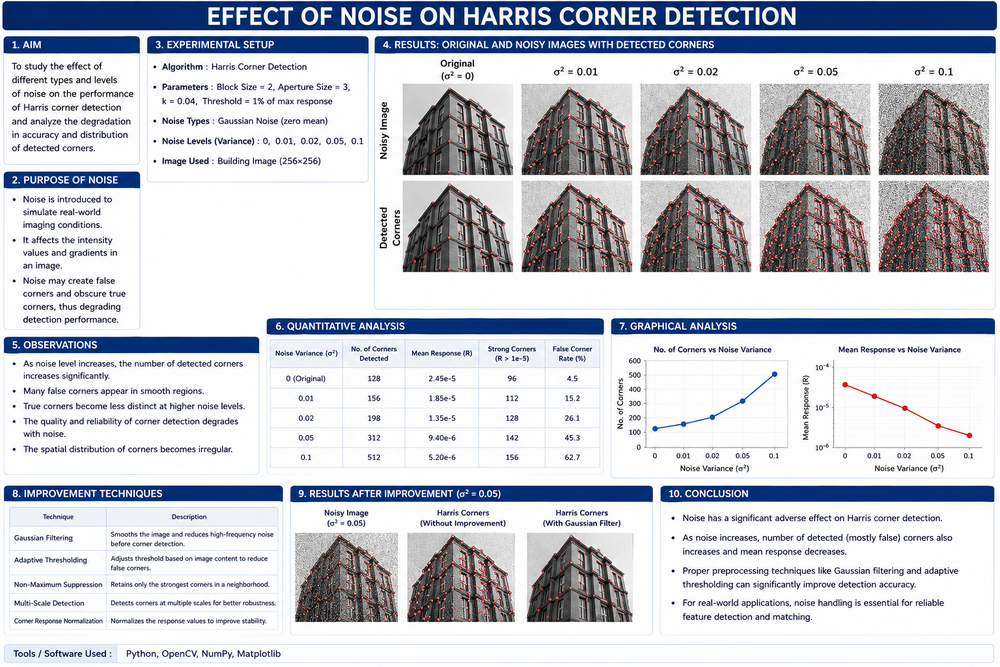
#> input picture C03/AT1/q05/E-5.png, 1000 x 667 px, shrunk from 1536 x 1024 before the run
$ python e_5.py
#> lines starting #> are read from the running program, lines starting #| are printed output that depends on the picture
# -*- coding: utf-8 -*-
"""E-5

Automatically generated by Colab.

Original file is located at
    https://colab.research.google.com/drive/1_jJZWZM8qGhhUSEPZ4KrL4lr59w50AzJ
"""

import cv2
import numpy as np
import matplotlib.pyplot as plt
from google.colab import files

# Upload image
f = files.upload()
#> the answer given: E-5.png
img = cv2.imread(list(f.keys())[0], 0)
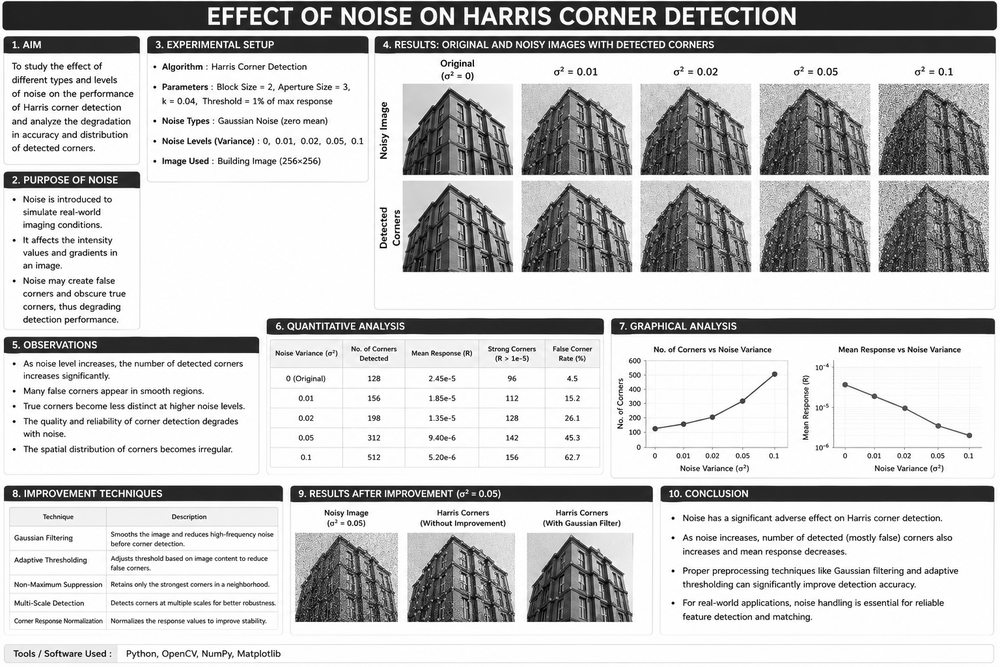
#> img: shape (667, 1000); min 0, max 255, mean 198.9

# Add Gaussian noise
noise = np.random.normal(0, 30, img.shape)
noisy = np.clip(img + noise, 0, 255).astype(np.uint8)
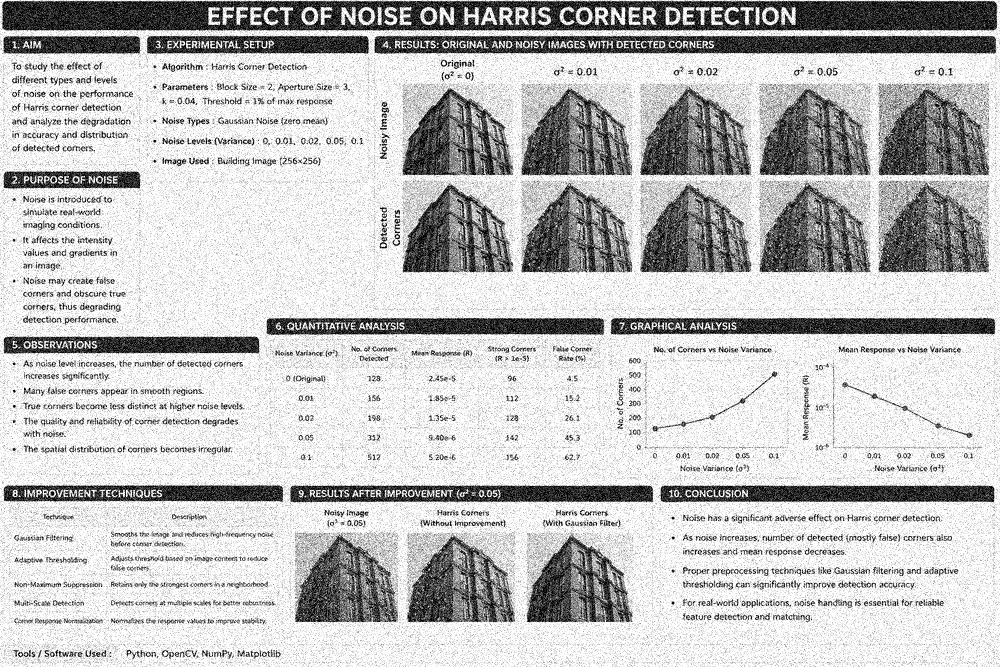
#> noisy: shape (667, 1000); min 0, max 255, mean 192.1

# Gaussian filtering to reduce noise
filtered = cv2.GaussianBlur(noisy, (5, 5), 0)
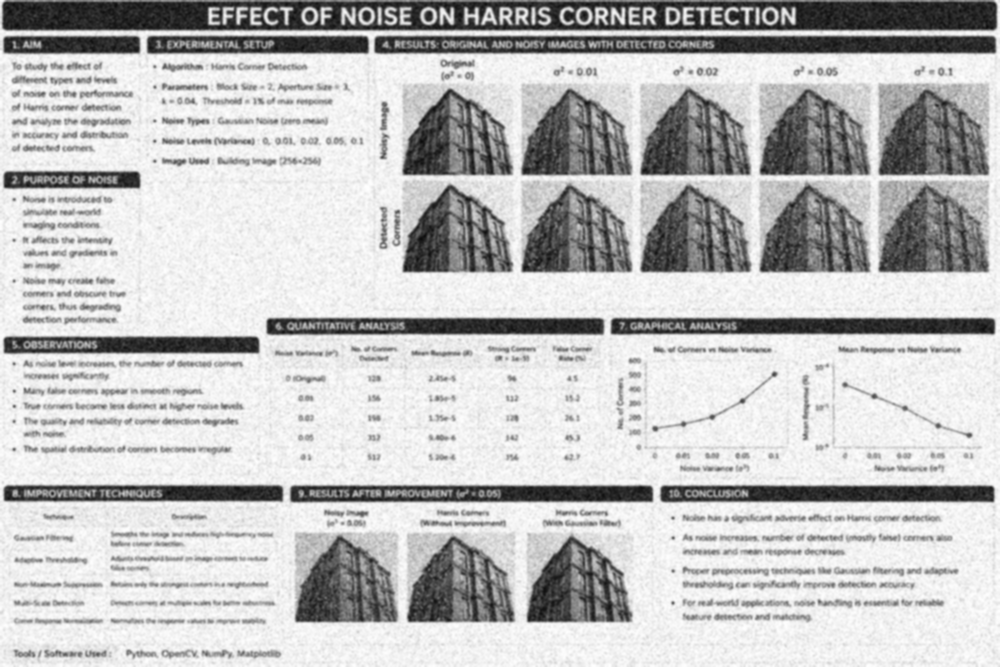
#> filtered: shape (667, 1000); min 12, max 255, mean 192

# Harris corner detection function
def harris(image):
    x = np.float32(image)
    corners = cv2.cornerHarris(x, 2, 3, 0.04)
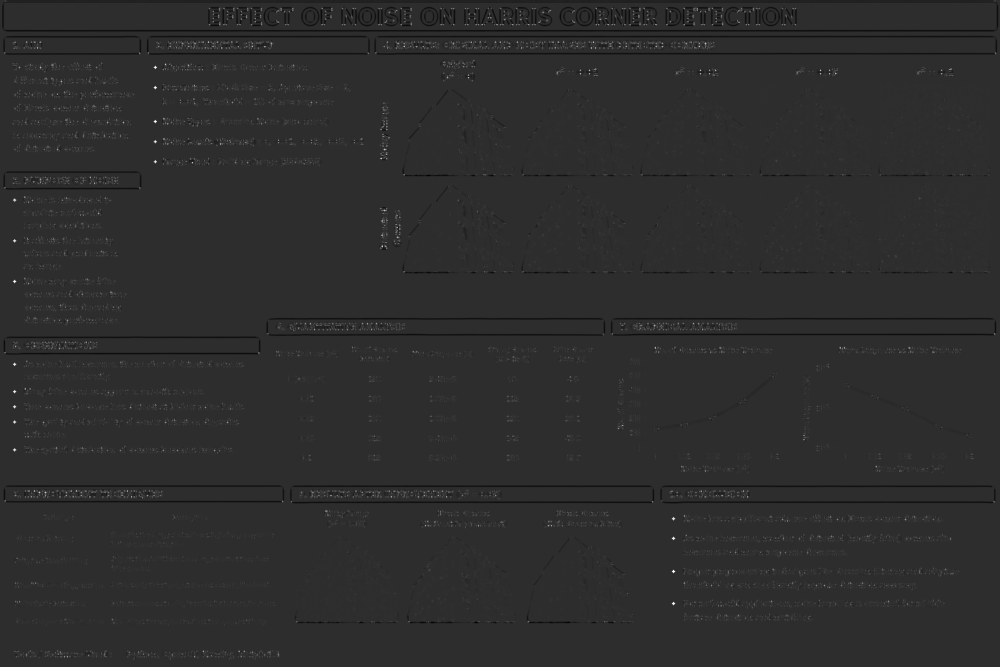
#> corners: shape (667, 1000) float32; min -86981448, max 395549984, mean -99645.3; drawn with min black and max white
    result = cv2.cvtColor(image, cv2.COLOR_GRAY2RGB)
    result[corners > 0.01 * corners.max()] = [255, 0, 0]
    return result, corners

# Detect corners
original, c1 = harris(img)
noisy_img, c2 = harris(noisy)
#> in harris (call 2), `result[corners > 0.01 * corners.max()] = [255, 0, 0]`:
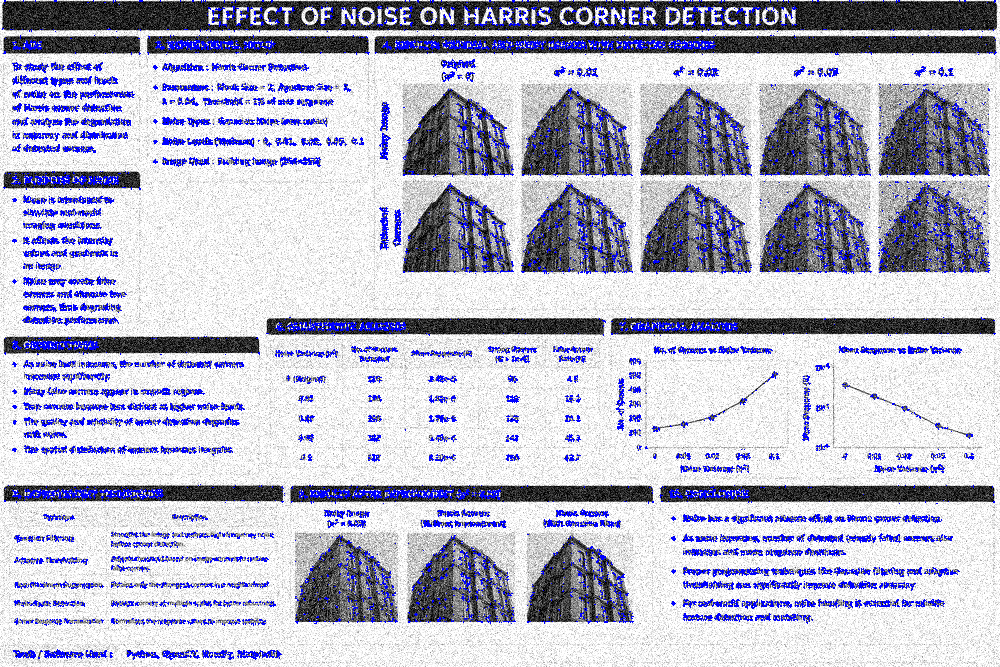
#> result: shape (667, 1000, 3); mean B, G, R 199.8, 181.7, 181.7
filtered_img, c3 = harris(filtered)
#> in harris (call 3), `corners = cv2.cornerHarris(x, 2, 3, 0.04)`:
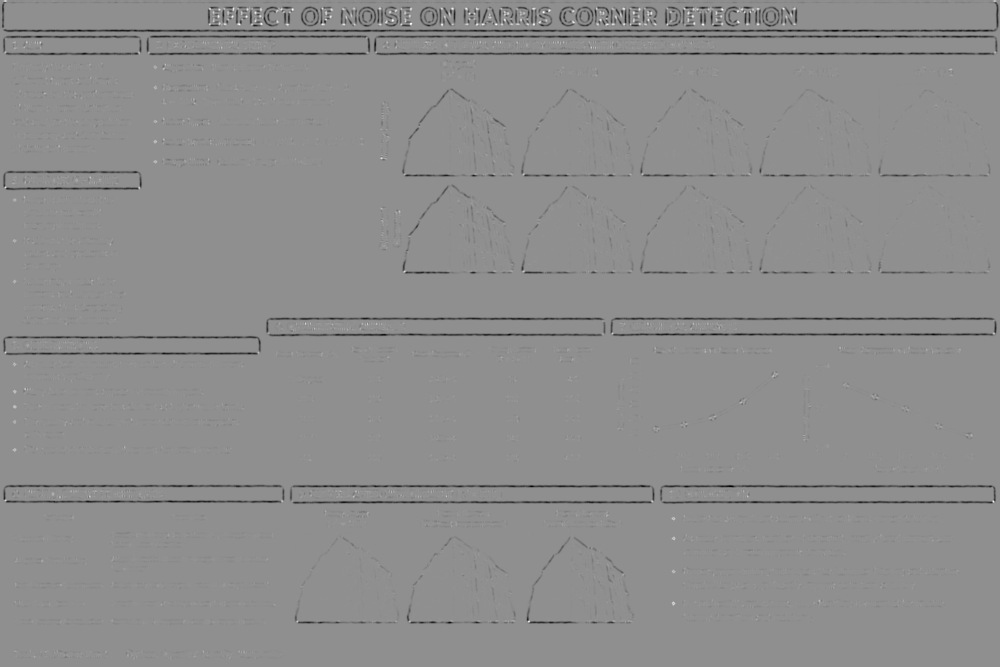
#> corners: shape (667, 1000) float32; min -14250264, max 11037180, mean -229411.8; drawn with min black and max white
#> in harris (call 3), `result[corners > 0.01 * corners.max()] = [255, 0, 0]`:
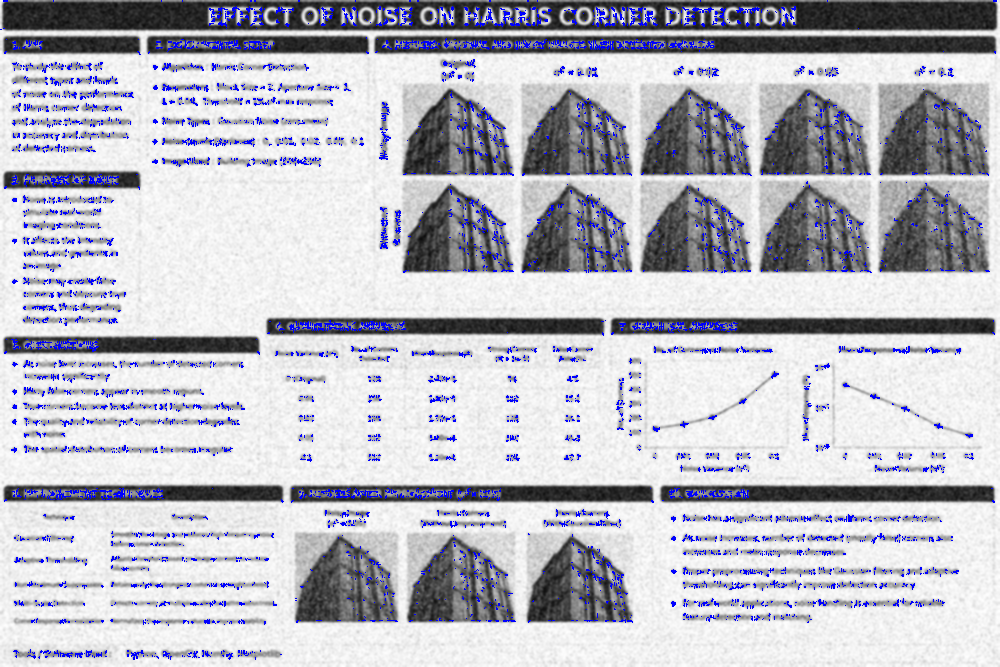
#> result: shape (667, 1000, 3); mean B, G, R 196, 186.7, 186.7

# Display results
plt.figure(figsize=(12, 4))

for i, (im, title) in enumerate([
    (original, "Original + Harris"),
    (noisy_img, "Noisy + Harris"),
    (filtered_img, "Filtered + Harris")
]):
    plt.subplot(1, 3, i + 1)
    plt.imshow(im)
    plt.title(title)
    plt.axis("off")
#> this loop made 3 passes
#> title on passes 1 to 3: 'Original + Harris', 'Noisy + Harris', 'Filtered + Harris'

plt.tight_layout()
plt.show()
#> figure, not shown here; B, G, R data is drawn as R, G, B

# Number of detected corners
print("Original corners :", np.sum(c1 > 0.01 * c1.max()))
#| Original corners : 41191
print("Noisy corners    :", np.sum(c2 > 0.01 * c2.max()))
#| Noisy corners    : 47374
print("Filtered corners :", np.sum(c3 > 0.01 * c3.max()))
#| Filtered corners : 24225
